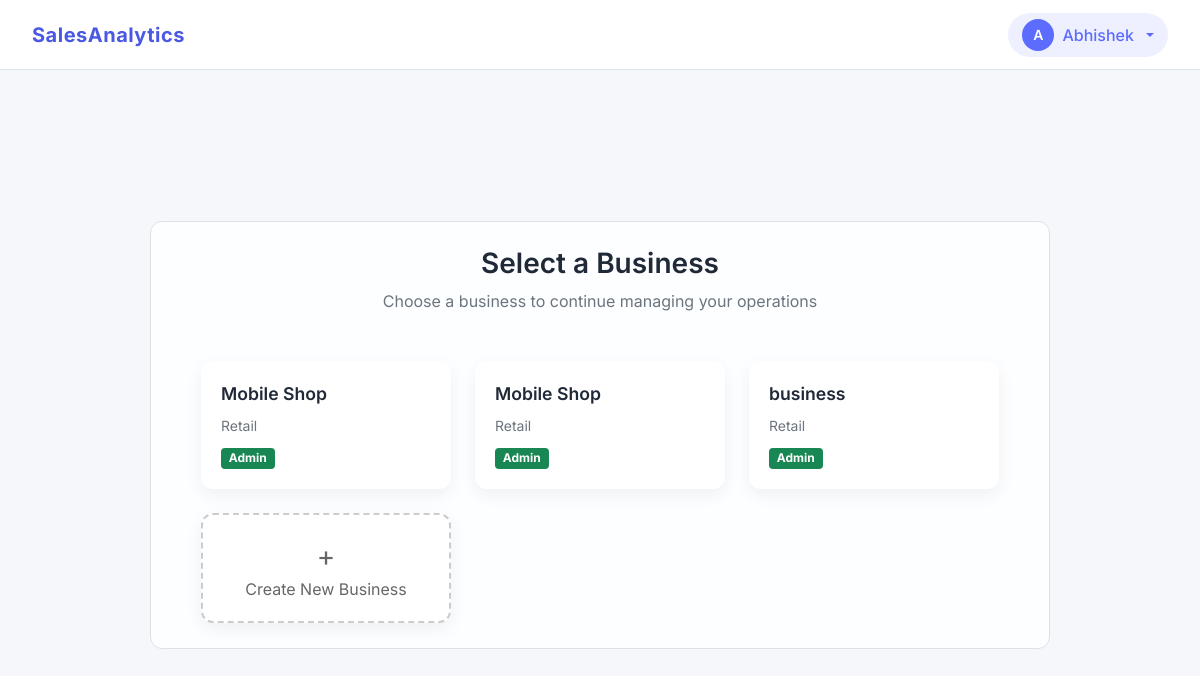
The page /business/select (signed in) on the database as committed earlier.
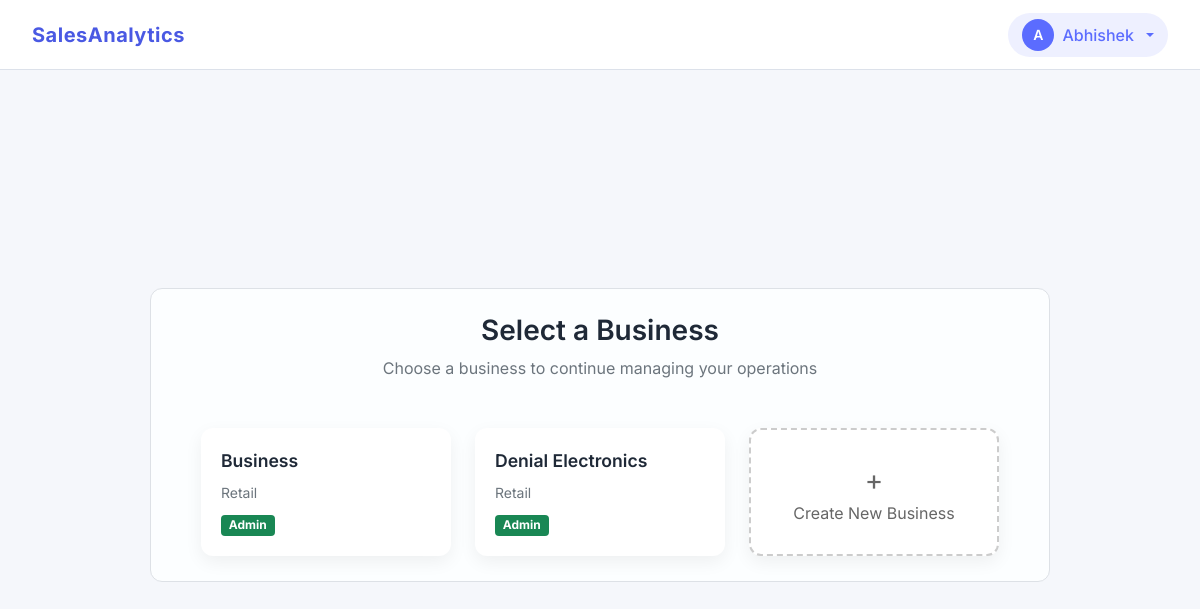
The same page on the database as committed later.
### business/models.py (models this page shows, shortened)
class Membership(models.Model):
    class UserRoleChoices(models.TextChoices):
        ADMIN = 'admin', 'Admin'
        STAFF = 'staff', 'Staff'
    user = models.ForeignKey('accounts.User', on_delete=models.CASCADE, related_name='memberships')
    business = models.ForeignKey(Business, on_delete=models.CASCADE)
    role = models.CharField(max_length=10, choices=UserRoleChoices.choices)
    is_active =  models.BooleanField(default=True)
    joined_at = models.DateTimeField(auto_now_add=True)
    class Meta:
        constraints = [
            models.UniqueConstraint(
                fields=['user', 'business'],
                name='unique_user_business'
            )
        ]
        indexes = [
            models.Index(fields=['user', 'business'])
        ]
    def __str__(self):
        return f'{self.user.first_name} {self.user.last_name} - {self.business.name}'

class Business(models.Model):
    class BusinessTypeChoices(models.TextChoices):
        RETAIL = 'retail', 'Retail'
        WHOLESALE = 'wholesale', 'Wholesale'
        SERVICE = 'service', 'Service'
        OTHER = 'other', 'Other'
    name = models.CharField(max_length=200)
    business_type = models.CharField(max_length=20, choices=BusinessTypeChoices.choices, blank=True)
    phone = models.CharField(max_length=15, blank=True)
    email = models.EmailField(blank=True)
    address = models.TextField(blank=True)
    created_by = models.ForeignKey('accounts.User', on_delete=models.CASCADE, related_name='businesses')
    is_active = models.BooleanField(default=True)
    created_at = models.DateTimeField(auto_now_add=True)
    updated_at = models.DateTimeField(auto_now=True)

### business/views.py (the view)
# urls.py: path('select', views.SelectBusinessView.as_view(), name='select_business'),
class SelectBusinessView(View):
    def get(self, request):
        user = request.user
        memberships  = Membership.objects.filter(user=user)
        print(memberships)
        return render(request, 'business/select_business.html', {'memberships': memberships})

### core/context_processors.py (called while the page is built)
def user_role(request):
    if request.user.is_authenticated:
        business_id = request.session.get('business_id')
        if business_id:
            membership = Membership.objects.filter(
                business_id=business_id,
                user=request.user
            ).first()
            if membership:
                return {'user_role': membership.role}
    return {'user_role': None}

### templates/business/select_business.html (shortened to what this page needs)
{% extends "business/base.html" %}
{% load static %}
{% block content %}
<div class="container-box">
    <div class="text-center mb-5">
        <h3 class="section-title">Select a Business</h3>
        <p class="text-muted mb-0">
            Choose a business to continue managing your operations
        </p>
    </div>
    <div class="row g-4">
        {% for membership in memberships %}
        <div class="col-md-6 col-lg-4">
            <a href="{% url 'set_active_business' membership.business.id %}" class="card-link">
                <div class="business-card">
                    <div class="mb-2">
                        <div class="business-name">
                            {{ membership.business.name }}
                        </div>
                    </div>
                    <div class="text-muted small mb-2">
                        {{ membership.business.get_business_type_display|default:"Business" }}
                    </div>
                    <div>
                        {% if membership.role == 'admin' %}
                            <span class="badge bg-success badge-role">Admin</span>
                        {% else %}
                            <span class="badge bg-secondary badge-role">Member</span>
                        {% endif %}
                    </div>
                </div>
            </a>
        </div>
        {% endfor %}
        {% if memberships %}
            <div class="col-md-6 col-lg-4">
                <a href="{% url 'create_business' %}" class="card-link">
                    <div class="business-card create-card">
                        <div class="text-center">
                            <div style="font-size: 28px;">+</div>
                            <div>Create New Business</div>
                        </div>
                    </div>
                </a>
            </div>
        {% endif %}
    </div>
</div>
{% endblock %}

Rows that differ between the two databases and show on the page:
removed Membership: business.name "Mobile Shop", business.business_type "Retail", role "Admin"
no longer on this page (row edited): Membership: business.name "Mobile Shop", business.business_type "Retail", role "Admin"
removed Membership: business.name "business", business.business_type "Retail", role "Admin"
added Membership: business.name "Business", business.business_type "Retail", role "Admin"
added Membership: business.name "Denial Electronics", business.business_type "Retail", role "Admin"
